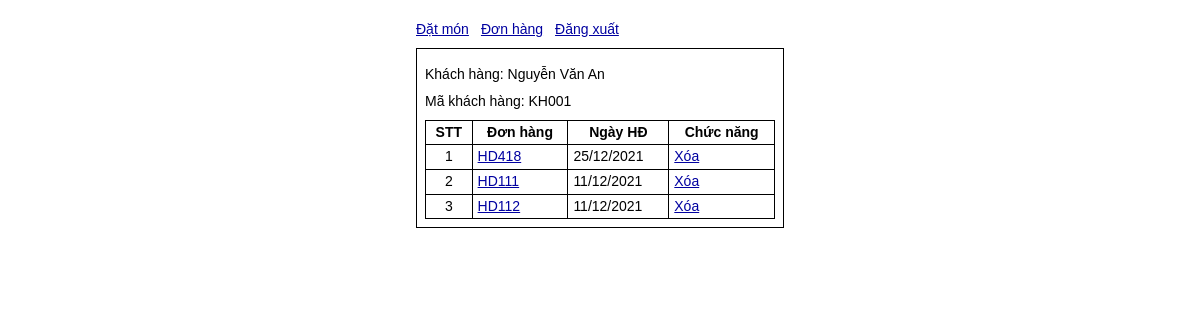
The app's page /donhang.php (signed in) with its own data.
### tables this page shows
CREATE TABLE HOADON (
    MAHD VARCHAR(20) PRIMARY KEY,
    MAKH CHAR(5) NOT NULL,
    THT DECIMAL(15, 0) NOT NULL,
    NGAYHD DATE NOT NULL,
    GHICHU VARCHAR(500) NOT NULL DEFAULT '',
    FOREIGN KEY (MAKH) REFERENCES KHACHHANG (MAKH)
);

### donhang.php (the view, shortened to what this page needs)
<?php
require 'chung.php';
$taiKhoan = yeuCauDangNhap();
require 'connect.php';
$laQuanLy = $taiKhoan['QUANLY'];
$danhSachKH = [];
if ($laQuanLy) {
    $ketQua = $connect->query(
        'SELECT MAKH, CONCAT(HO, " ", TEN) AS HOTEN FROM KHACHHANG ORDER BY TEN, HO, MAKH'
    );
    while ($khachHang = $ketQua->fetch_assoc()) {
        $danhSachKH[$khachHang['MAKH']] = $khachHang['HOTEN'];
    }
} else {
    $danhSachKH[$taiKhoan['MAKH']] = $taiKhoan['HOTEN'];
}
$maKH = (string) filter_input(INPUT_GET, 'makh');
if (!isset($danhSachKH[$maKH])) {
    $maKH = array_key_first($danhSachKH) ?? '';
}
$hoaDon = [];
if ($maKH !== '') {
    $stmt = $connect->prepare('SELECT MAHD, NGAYHD FROM HOADON WHERE MAKH = ? ORDER BY NGAYHD DESC, MAHD');
    $stmt->bind_param('s', $maKH);
    $stmt->execute();
    $hoaDon = $stmt->get_result()->fetch_all(MYSQLI_ASSOC);
}
?>
<div class="khung">
    <?php if ($laQuanLy && $danhSachKH): ?>
        <form method="get" action="donhang.php" class="chon-khach">
            <label for="khach-hang">Khách hàng</label>
            <select id="khach-hang" name="makh" onchange="this.form.submit()">
                <?php foreach ($danhSachKH as $ma => $hoTen): ?>
                    <option value="<?= h($ma) ?>" <?= $ma === $maKH ? 'selected' : '' ?>><?= h($hoTen) ?></option>
                <?php endforeach; ?>
            </select>
            <noscript><button type="submit">Xem</button></noscript>
        </form>
    <?php elseif (!$laQuanLy): ?>
        <p>Khách hàng: <?= h($taiKhoan['HOTEN']) ?></p>
    <?php endif; ?>
    <?php if ($maKH === ''): ?>
        <p>Chưa có khách hàng.</p>
    <?php else: ?>
        <p>Mã khách hàng: <?= h($maKH) ?></p>
        <div class="bang-cuon">
            <table>
                <thead>
                    <tr><th scope="col">STT</th><th scope="col">Đơn hàng</th><th scope="col">Ngày HĐ</th><th scope="col">Chức năng</th></tr>
                </thead>
                <tbody>
                    <?php foreach ($hoaDon as $viTri => $don): ?>
                        <tr>
                            <td><?= $viTri + 1 ?></td>
                            <td><a href="hoadon.php?mahd=<?= rawurlencode($don['MAHD']) ?>"><?= h($don['MAHD']) ?></a></td>
                            <td><?= ngay($don['NGAYHD']) ?></td>
                            <td>
                                <form method="post" action="donhang.php?makh=<?= rawurlencode($maKH) ?>"
                                    onsubmit="return confirm('Xóa đơn hàng này?')">
                                    <button class="lien-ket" type="submit" aria-label="Xóa đơn <?= h($don['MAHD']) ?>">Xóa</button>
                                </form>
                            </td>
                        </tr>
                    <?php endforeach; ?>
                </tbody>
            </table>
        </div>
    <?php endif; ?>
</div>

### style.css (style rules this page uses)
* { box-sizing: border-box; }
body { margin: 0; padding: 12px; font: 14px/1.4 Arial, sans-serif; color: black; background: white; }
p { margin: 8px 0; }
.khung { padding: 8px; border: 1px solid black; }
a, .lien-ket { color: #0000a0; }
input, select, textarea, button { font: inherit; }
button { cursor: pointer; }
.lien-ket { border: 0; padding: 0; background: none; text-decoration: underline; }
.bang-cuon { overflow-x: auto; }
table { width: 100%; border-collapse: collapse; }
th, td { padding: 2px 5px; border: 1px solid black; }
.trang-don-hang tbody td:first-child, .trang-hoa-don tbody td:first-child { text-align: center; }
.trang-don-hang td:nth-child(3) { white-space: nowrap; }

### records on screen
hoadon: MAHD "HD418", NGAYHD "25/12/2021"
hoadon: MAHD "HD111", NGAYHD "11/12/2021"
hoadon: MAHD "HD112", NGAYHD "11/12/2021"

### other values on screen
$taiKhoan['HOTEN'] "Nguyễn Văn An"
$maKH "KH001"
